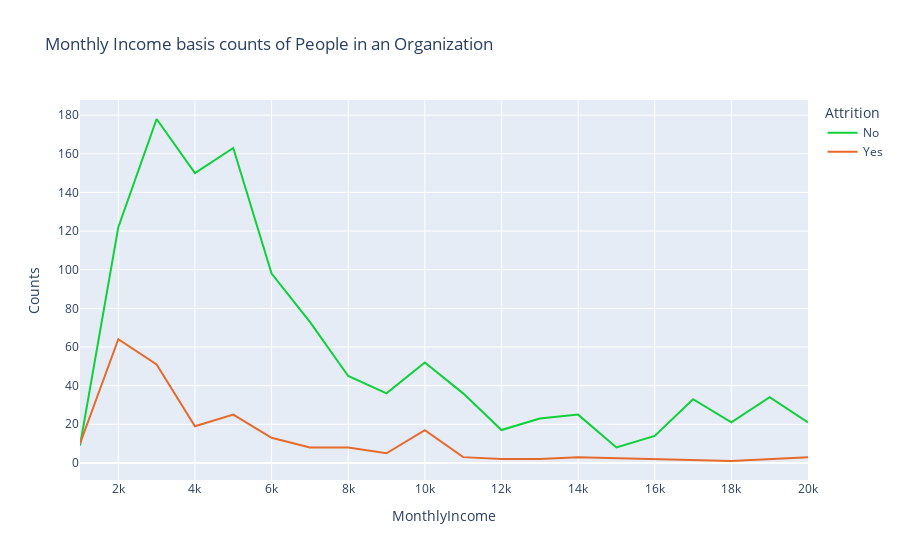

Notebook code for this chart:
### Markdown cell above
##### How income factor affect attrition rate?

### Code cell
rate_att=combined_dataset.groupby(['MonthlyIncome','Attrition']).apply(lambda x:x['MonthlyIncome'].count()).reset_index(name='Counts')
rate_att['MonthlyIncome']=round(rate_att['MonthlyIncome'],-3)
rate_att=rate_att.groupby(['MonthlyIncome','Attrition']).apply(lambda x:x['MonthlyIncome'].count()).reset_index(name='Counts')
fig=px.line(
  rate_att,
  x='MonthlyIncome',
  y='Counts',
  color='Attrition',
  color_discrete_map={
        'Yes': "#E66A2C", 
        'No': "#0FD039" 
  },
  title='Monthly Income basis counts of People in an Organization')
fig.update_traces(textposition='top right')
fig.show()

### Figure 1 — Plotly figure (JSON) as saved in the notebook; plotly's stock layout.template omitted (floating-point values rounded to 4 significant figures)
{"data": [{"hovertemplate": "Attrition=No<br>MonthlyIncome=%{x}<br>Counts=%{y}<extra></extra>", "legendgroup": "No", "line": {"color": "#0FD039", "dash": "solid"}, "marker": {"symbol": "circle"}, "mode": "lines", "name": "No", "orientation": "v", "showlegend": true, "textposition": "top right", "type": "scatter", "x": [1000.0, 2000.0, 3000.0, 4000.0, 5000.0, 6000.0, 7000.0, 8000.0, 9000.0, 10000.0, 11000.0, 12000.0, 13000.0, 14000.0, 15000.0, 16000.0, 17000.0, 18000.0, 19000.0, 20000.0], "xaxis": "x", "y": [9, 122, 178, 150, 163, 98, 73, 45, 36, 52, 36, 17, 23, 25, 8, 14, 33, 21, 34, 21], "yaxis": "y"}, {"hovertemplate": "Attrition=Yes<br>MonthlyIncome=%{x}<br>Counts=%{y}<extra></extra>", "legendgroup": "Yes", "line": {"color": "#E66A2C", "dash": "solid"}, "marker": {"symbol": "circle"}, "mode": "lines", "name": "Yes", "orientation": "v", "showlegend": true, "textposition": "top right", "type": "scatter", "x": [1000.0, 2000.0, 3000.0, 4000.0, 5000.0, 6000.0, 7000.0, 8000.0, 9000.0, 10000.0, 11000.0, 12000.0, 13000.0, 14000.0, 18000.0, 19000.0, 20000.0], "xaxis": "x", "y": [10, 64, 51, 19, 25, 13, 8, 8, 5, 17, 3, 2, 2, 3, 1, 2, 3], "yaxis": "y"}], "layout": {"legend": {"title": {"text": "Attrition"}, "tracegroupgap": 0}, "title": {"text": "Monthly Income basis counts of People in an Organization"}, "xaxis": {"anchor": "y", "domain": [0, 1], "title": {"text": "MonthlyIncome"}}, "yaxis": {"anchor": "x", "domain": [0, 1], "title": {"text": "Counts"}}}}
